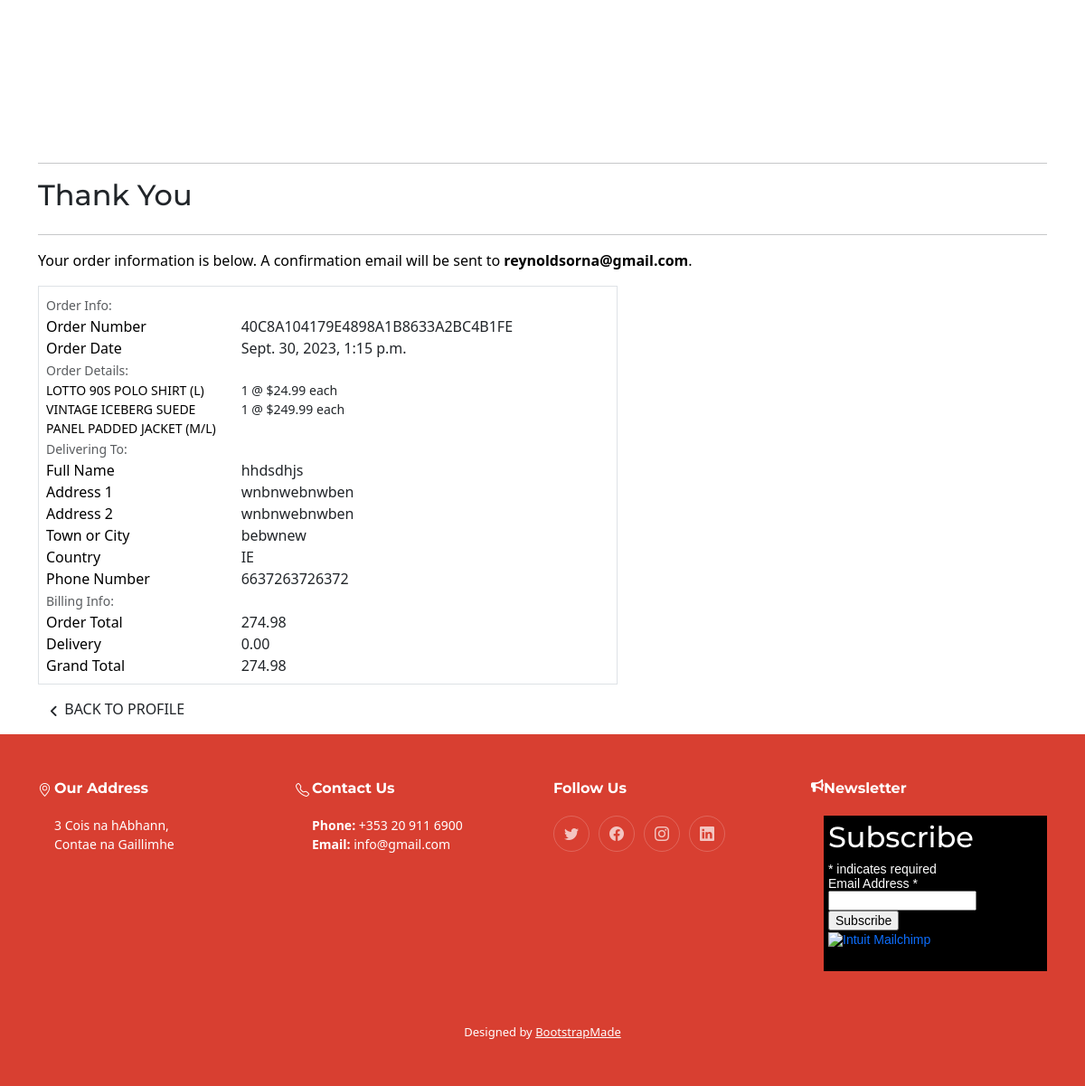
Screenshot of /profile/order_history/40C8A104179E4898A1B8633A2BC4B1FE with the database file from the repository.
### checkout/models.py (models this page shows, shortened)
class Order(models.Model):
    order_number = models.CharField(max_length=32, null=False, editable=False)
    user_profile = models.ForeignKey(UserProfile, on_delete=models.SET_NULL,
                                     null=True, blank=True, related_name='orders')
    full_name = models.CharField(max_length=50, null=False, blank=False)
    email = models.EmailField(max_length=254, null=False, blank=False)
    phone_number = models.CharField(max_length=20, null=False, blank=False)
    country = CountryField(blank_label='Country *', null=False, blank=False)
    postcode = models.CharField(max_length=20, null=True, blank=True)
    town_or_city = models.CharField(max_length=40, null=False, blank=False)
    street_address1 = models.CharField(max_length=80, null=False, blank=False)
    street_address2 = models.CharField(max_length=80, null=True, blank=True)
    county = models.CharField(max_length=80, null=True, blank=True)
    date = models.DateTimeField(auto_now_add=True)
    delivery_cost = models.DecimalField(max_digits=6, decimal_places=2, null=False, default=0)
    order_total = models.DecimalField(max_digits=10, decimal_places=2, null=False, default=0)
    grand_total = models.DecimalField(max_digits=10, decimal_places=2, null=False, default=0)
    original_bag = models.TextField(null=False, blank=False, default='')
    stripe_pid = models.CharField(max_length=254, null=False, blank=False, default='')

class OrderLineItem(models.Model):
    order = models.ForeignKey(Order, null=False, blank=False, on_delete=models.CASCADE, related_name='lineitems')
    product = models.ForeignKey(Product, null=False, blank=False, on_delete=models.CASCADE)
    quantity = models.IntegerField(null=False, blank=False, default=0)
    lineitem_total = models.DecimalField(max_digits=6, decimal_places=2, null=False, blank=False, editable=False)

### products/models.py (models this page shows, shortened)
class Product(models.Model):
    category = models.ForeignKey('Category', null=True, blank=True, on_delete=models.SET_NULL)
    sku = models.CharField(max_length=255, null=True, blank=True)
    name = models.CharField(max_length=255)
    description = models.TextField()
    price = models.DecimalField(max_digits=6, decimal_places=2)
    image_url = models.URLField(max_length=1024, null=True, blank=True)
    image = models.ImageField(null=True, blank=True)
    CONDITION_CHOICES = [
        ('never worn', 'Never worn'),
        ('very good', 'Very Good'),
        ('good', 'Good'),
        ('fair', 'Fair'),
    ]
    condition = models.CharField(max_length=100, choices=CONDITION_CHOICES)
    GENDER_CHOICES = [
        ('M', 'Male'),
        ('F', 'Female'),
        ('U', 'Unisex'),
    ]
    gender = models.CharField(max_length=100, null=True, blank=True, choices=GENDER_CHOICES)
    size = models.CharField(max_length=20)
    material = models.CharField(max_length=100)
    brand = models.CharField(max_length=100)
    date_listed = models.DateTimeField(auto_now_add=True)
    is_sold = models.BooleanField(default=False)

### profiles/views.py (the view)
# urls.py: path('order_history/<order_number>', views.order_history, name='order_history'),
def order_history(request, order_number):
    order = get_object_or_404(Order, order_number=order_number)
    messages.info(request, (
        f'This is a past confirmation for order number {order_number}. '
        'A confirmation email was sent on the order date.'
    ))
    template = 'checkout/checkout_success.html'
    context = {
        'order': order,
        'from_profile': True,
    }
    return render(request, template, context)

### bag/contexts.py (called while the page is built, shortened)
def bag_contents(request):
    bag_items = []
    total = 0
    product_count = 0
    bag = request.session.get('bag', {})
    if total < settings.FREE_DELIVERY_THRESHOLD:
        delivery = total * Decimal(settings.STANDARD_DELIVERY_PERCENTAGE / 100)
        free_delivery_delta = settings.FREE_DELIVERY_THRESHOLD - total
    else:
        delivery = 0
        free_delivery_delta = 0
    grand_total = delivery + total
    context = {
        'bag_items': bag_items,
        'total': total,
        'product_count': product_count,
        'delivery': delivery,
        'free_delivery_delta': free_delivery_delta,
        'free_delivery_threshold': settings.FREE_DELIVERY_THRESHOLD,
        'grand_total': grand_total,
    }
    return context

### checkout/templates/checkout/checkout_success.html (shortened to what this page needs)
{% extends "base.html" %}
{% load static %}
{% block extra_css %}
    <link rel="stylesheet" href="{% static 'checkout/css/checkout.css' %}">
{% endblock %}
{% block page_header %}
    <div class="container header-container">
    </div>
{% endblock %}
{% block content %}
    <div class="container">
        <div class="row">
            <div class="col">
                <hr>
                <h2 class="logo-font mb-4">Thank You</h2>
                <hr>
                <p class="text-black">Your order information is below. A confirmation email will be sent to <strong>{{ order.email }}</strong>.</p>
            </div>
        </div>
        <div class="row">
            <div class="col-12 col-lg-7">
                <div class="order-confirmation-wrapper p-2 border">
                    <div class="row">
                        <div class="col">
                            <small class="text-muted">Order Info:</small>
                        </div>
                    </div>
                    <div class="row">
                        <div class="col-12 col-md-4">
                            <p class="mb-0 text-black font-weight-bold">Order Number</p>
                        </div>
                        <div class="col-12 col-md-8 text-md-right">
                            <p class="mb-0">{{ order.order_number }}</p>
                        </div>
                    </div>
                    <div class="row">
                        <div class="col-12 col-md-4">
                            <p class="mb-0 text-black font-weight-bold">Order Date</p>
                        </div>
                        <div class="col-12 col-md-8 text-md-right">
                            <p class="mb-0">{{ order.date }}</p>
                        </div>
                    </div>
                    <div class="row">
                        <div class="col">
                            <small class="text-muted">Order Details:</small>
                        </div>
                    </div>
                    {% for item in order.lineitems.all %}
                    <div class="row">
                        <div class="col-12 col-md-4">
                            <p class="small mb-0 text-black font-weight-bold">
                                {{ item.product.name }}{% if item.product_size %} - Size {{ item.product.size|upper }}{% endif %}
                            </p>
                        </div>
                        <div class="col-12 col-md-8 text-md-right">
                            <p class="small mb-0">{{ item.quantity }} @ ${{ item.product.price }} each</p>
                        </div>
                    </div>
                    {% endfor %}
                    <div class="row">
                        <div class="col">
                            <small class="text-muted">Delivering To:</small>
                        </div>
                    </div>
                    <div class="row">
                        <div class="col-12 col-md-4">
                            <p class="mb-0 text-black font-weight-bold">Full Name</p>
                        </div>
                        <div class="col-12 col-md-8 text-md-right">
                            <p class="mb-0">{{ order.full_name }}</p>
                        </div>
                    </div>
                    <div class="row">
                        <div class="col-12 col-md-4">
                            <p class="mb-0 text-black font-weight-bold">Address 1</p>
                        </div>
                        <div class="col-12 col-md-8 text-md-right">
                            <p class="mb-0">{{ order.street_address1 }}</p>
                        </div>
                    </div>
                    {% if order.street_address2 %}
                    <div class="row">
                        <div class="col-12 col-md-4">
                            <p class="mb-0 text-black font-weight-bold">Address 2</p>
                        </div>
                        <div class="col-12 col-md-8 text-md-right">
                            <p class="mb-0">{{ order.street_address1 }}</p>
                        </div>
                    </div>
                    {% endif %}
                    <div class="row">
                        <div class="col-12 col-md-4">
                            <p class="mb-0 text-black font-weight-bold">Town or City</p>
                        </div>
                        <div class="col-12 col-md-8 text-md-right">
                            <p class="mb-0">{{ order.town_or_city }}</p>
                        </div>
                    </div>
                    <div class="row">
                        <div class="col-12 col-md-4">
                            <p class="mb-0 text-black font-weight-bold">Country</p>
                        </div>
                        <div class="col-12 col-md-8 text-md-right">
                            <p class="mb-0">{{ order.country }}</p>
                        </div>
                    </div>
                    <div class="row">
                        <div class="col-12 col-md-4">
                            <p class="mb-0 text-black font-weight-bold">Phone Number</p>
                        </div>
                        <div class="col-12 col-md-8 text-md-right">
                            <p class="mb-0">{{ order.phone_number }}</p>
                        </div>
                    </div>
                    <div class="row">
                        <div class="col">
                            <small class="text-muted">Billing Info:</small>
                        </div>
                    </div>
                    <div class="row">
                        <div class="col-12 col-md-4">
                            <p class="mb-0 text-black font-weight-bold">Order Total</p>
                        </div>
                        <div class="col-12 col-md-8 text-md-right">
                            <p class="mb-0">{{ order.order_total }}</p>
                        </div>
                    </div>
                    <div class="row">
                        <div class="col-12 col-md-4">
                            <p class="mb-0 text-black font-weight-bold">Delivery</p>
                        </div>
                        <div class="col-12 col-md-8 text-md-right">
                            <p class="mb-0">{{ order.delivery_cost }}</p>
                        </div>
                    </div>
                    <div class="row">
                        <div class="col-12 col-md-4">
                            <p class="mb-0 text-black font-weight-bold">Grand Total</p>
                        </div>
                        <div class="col-12 col-md-8 text-md-right">
                            <p class="mb-0">{{ order.grand_total }}</p>
                        </div>
                    </div>
                </div>
            </div>
        </div>
        <div class="row">
			<div class="col-12 col-lg-7 text-right">
                {% if from_profile %}
                    <a href="{% url 'profile' %}" class="btn btn-black rounded-0 my-2">
                        <span class="icon mr-2">
                            <i class="fas fa-angle-left"></i>
                        </span>
                        <span class="text-uppercase">Back to Profile</span>
                    </a>
                {% endif %}
			</div>
		</div>
    </div>
{% endblock %}

### static/css/base.css (style rules this page uses)
html { height: 100%; }
:root { --font-default: "Open Sans", system-ui, -apple-system, "Segoe UI", Roboto, "Helvetica Neue", Arial, "Noto Sans", "Liberation Sans", sans-serif, "Apple Color Emoji", "Segoe UI Emoji", "Segoe UI Symbol", "Noto Color Emoji"; --font-primary: "Montserrat", sans-serif; --font-secondary: "Poppins", sans-serif; }
:root { --color-default: #222222; --color-primary: #D83F31; --color-secondary: #E2532F; }
:root { scroll-behavior: smooth; }
a { color: var(--color-primary); text-decoration: none; }
h1, h2, h3, h4, h5, h6 { font-family: var(--font-primary); }
.icon { font-size: 15px; vertical-align: middle; margin-right: 3px; }
@media (min-width: 1200px) { .container { max-width: 80%; } }
@media (min-width: 992px) { .header-container { padding-top: 164px; } }

### rows the page displays
Order: email "reynoldsorna@gmail.com", order_number "40C8A104179E4898A1B8633A2BC4B1FE", date "Sept. 30, 2023, 1:15 p.m.", full_name "hhdsdhjs", street_address1 "wnbnwebnwben", town_or_city "bebwnew", country "IE", phone_number "6637263726372", order_total "274.98", delivery_cost "0.00", grand_total "274.98"
OrderLineItem: product.name "LOTTO 90S POLO SHIRT (L)", quantity "1", product.price "24.99"
OrderLineItem: product.name "VINTAGE ICEBERG SUEDE PANEL PADDED JACKET (M/L)", quantity "1", product.price "249.99"
